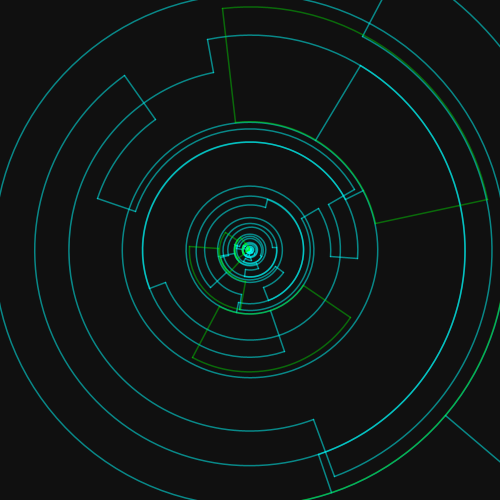
Frame 1 (no input)
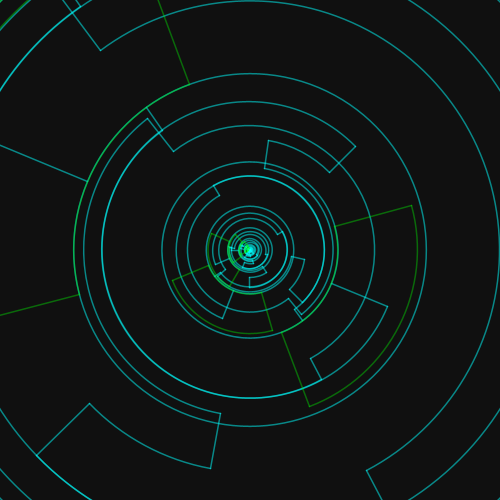
Frame 60 (the mouse pressed at the canvas centre just before this capture)
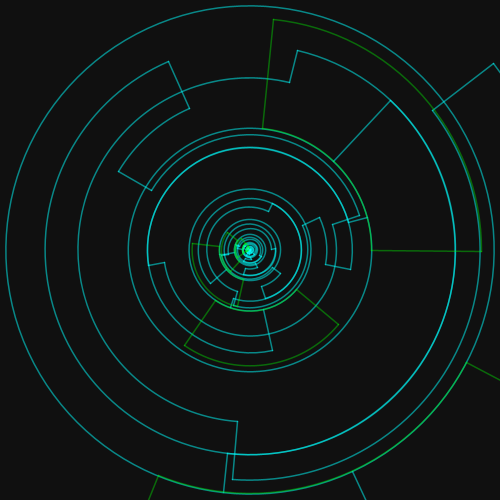
Frame 120 (the mouse held since frame 60 and released just before this capture)

The Processing sketch that drew these frames (run headless with seeded random() and noise(); from frame 60 on, the mouse is pressed at the canvas centre):

// Processing sketch: lineArc2
// ── lineArc2.pde
float maxDistFromCenter;
float phase = 0.0;
int nFrames = 128;
float phaseInc = 1.0 / float(nFrames);
ArrayList<RArc> t;
ArrayList<RArc> temp;

class RArc {
  float angle;
  float inc;
  RArc (float angle, float inc) {
    this.angle = angle;
    this.inc = inc;
  }
}

void setup() {
  size(500, 500);
  maxDistFromCenter = sqrt(width * width + height * height) * 0.5;
  t = makeArc(0.55, pow(2, 5.0 / 12.0), pow(2, 3.0 / 12.0));
  temp = makeArc(0.55, pow(3, 7.0 / 12.0), pow(2, 4.0 / 12.0));
}

void draw() {
  translate(width / 2.0, height / 2.0);
  background(16);
  pushStyle();
  noStroke();
  fill(0, 255, 255);
  ellipse(0, 0, 3, 3);  
  popStyle();
  noFill();
  stroke(255, 96);

  strokeWeight(1.5);
  stroke(0, 255, 255, 128);
  drawArcList2(t);
  stroke(0, 255, 0, 96);
  drawArcList2(temp);

  phase += phaseInc;
  if (phase >= 1.0) {
    phase -= 1.0;
  }
}

void drawArcList2(ArrayList<RArc> arcList) {
  float start = 1.0 * pow(2, phase);
  int counter = 0;
  int theSize = arcList.size();
  float angleOffset = 0;
  float m = 2;

  while (start < maxDistFromCenter * 1.1415) {
    angleOffset = map(start, 0, maxDistFromCenter, 4 * PI, 0);
    RArc thisRa = arcList.get(counter);
    RArc nextRa = arcList.get((counter + 1) % theSize);

    float nInc = nextRa.inc;
    float a1 = thisRa.angle + angleOffset;
    float a2 = nextRa.angle + angleOffset;

    PVector p = PVector.fromAngle(a1);
    PVector p1 = p.get();
    p.mult(start * thisRa.inc);
    p1.mult(start * nInc);

    line(p.x, p.y, p1.x, p1.y);

    if (nextRa.angle < thisRa.angle) {
      arc(0, 0, start * nInc * m, start * nInc * m, a2, a1);
    } else {
      arc(0, 0, start * nInc * m, start * nInc * m, a1, a2);
    }

    counter = (counter + 1) % theSize;
    if (counter == 0) {
      start *= 2;
    }
  }
}


void drawArcList(ArrayList<RArc> arcList) {
  float start = 1.0;
  int theSize = arcList.size();
  float angleOffset = 0;
  float m = 2;

  noFill();
  stroke(255, 80);
  while (start < maxDistFromCenter) {
    for (int i = 0; i < theSize; i++) {
      RArc thisRa = arcList.get(i);
      RArc nextRa = arcList.get((i + 1) % theSize);

      float nInc = nextRa.inc;

      if (i == theSize - 1) {
        nInc = 2.0;
      }

      float a1 = thisRa.angle + angleOffset;
      float a2 = nextRa.angle + angleOffset;

      PVector p = PVector.fromAngle(a1);
      PVector p1 = p.get();
      p.mult(start * thisRa.inc);
      p1.mult(start * nInc);

      line(p.x, p.y, p1.x, p1.y);

      if (nextRa.angle < thisRa.angle) {
        arc(0, 0, start * nInc * m, start * nInc * m, a2, a1);
      } else {
        arc(0, 0, start * nInc * m, start * nInc * m, a1, a2);
      }
    }

    start *= 2;
  }
}

ArrayList<RArc> makeArc(float odds, float inc, float dec) {
  ArrayList<RArc> arcList = new ArrayList<RArc>();

  float angle = random(TWO_PI);
  float d = 1.0;
  float d1 = 1.0;

  arcList.add(new RArc(angle, d));

  while (d < 2.0) {
    float thisAngle = angle;
    angle += random(-TWO_PI, TWO_PI);
    PVector p = PVector.fromAngle(thisAngle);
    PVector p1 = p.get();
    p.mult(d);
    p1.mult(d1);
    d1 = d;
    
    if (random(1) < odds) {
      d *= inc;
    } else {
      d /= dec;
    }

    if (d < 2.0) {
      arcList.add(new RArc(angle, d));
    }
  }
  return arcList;
}

void makeThing(float odds, float inc, float dec) {
  float angle = random(TWO_PI);
  float d = 1;
  float d1 = 1;
  float maxDistance = sqrt(2) * width;    

  while (d < maxDistance) {
    float thisAngle = angle;
    angle += random(-TWO_PI, TWO_PI);
    PVector p = PVector.fromAngle(thisAngle);
    PVector p1 =   p.get();
    p.mult(d);
    p1.mult(d1);

    strokeWeight(map(d, 0, maxDistance, 0.125, 3));
    line(p.x, p.y, p1.x, p1.y);

    if (angle > thisAngle) {
      arc(0, 0, d * 2, d * 2, thisAngle, angle);
    } else {
      arc(0, 0, d * 2, d * 2, angle, thisAngle);
    }
    d1 = d;
    if (random(1) < odds) {
      d *= inc;
    } else {
      d /= dec;
    }
  }
}
